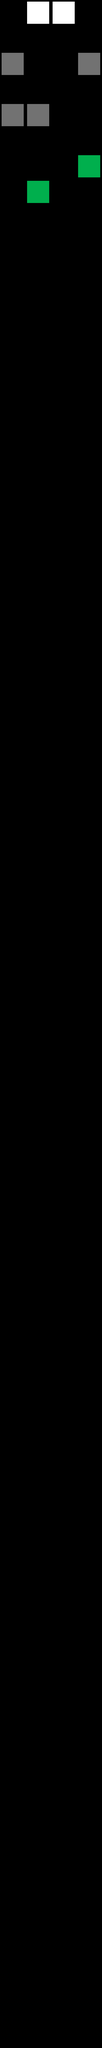

A 2D game scene composited from a Tiled map and its tileset images. What follows is a short description and the map's XML, with every tile layer's data as written:
An orthogonal 4x80 tile map with 128x128 px tiles, 1 tile layer (Tile Layer 1).

<map version="1.0" orientation="orthogonal" renderorder="right-down" width="4" height="80" tilewidth="128" tileheight="128" nextobjectid="1">
 <tileset firstgid="1" name="BaseTileset" tilewidth="128" tileheight="128" tilecount="64" columns="8">
  <image source="../../Art/BaseTileset.png" width="1024" height="1024" />
 </tileset>
 <layer name="Tile Layer 1" width="4" height="80">
  <data encoding="csv">
0,1,1,0,
0,0,0,0,
2,0,0,2,
0,0,0,0,
2,2,0,0,
0,0,0,0,
0,0,0,3,
0,3,0,0,
0,0,0,0,
0,0,0,0,
0,0,0,0,
0,0,0,0,
0,0,0,0,
0,0,0,0,
0,0,0,0,
0,0,0,0,
0,0,0,0,
0,0,0,0,
0,0,0,0,
0,0,0,0,
0,0,0,0,
0,0,0,0,
0,0,0,0,
0,0,0,0,
0,0,0,0,
0,0,0,0,
0,0,0,0,
0,0,0,0,
0,0,0,0,
0,0,0,0,
0,0,0,0,
0,0,0,0,
0,0,0,0,
0,0,0,0,
0,0,0,0,
0,0,0,0,
0,0,0,0,
0,0,0,0,
0,0,0,0,
0,0,0,0,
0,0,0,0,
0,0,0,0,
0,0,0,0,
0,0,0,0,
0,0,0,0,
0,0,0,0,
0,0,0,0,
0,0,0,0,
0,0,0,0,
0,0,0,0,
0,0,0,0,
0,0,0,0,
0,0,0,0,
0,0,0,0,
0,0,0,0,
0,0,0,0,
0,0,0,0,
0,0,0,0,
0,0,0,0,
0,0,0,0,
0,0,0,0,
0,0,0,0,
0,0,0,0,
0,0,0,0,
0,0,0,0,
0,0,0,0,
0,0,0,0,
0,0,0,0,
0,0,0,0,
0,0,0,0,
0,0,0,0,
0,0,0,0,
0,0,0,0,
0,0,0,0,
0,0,0,0,
0,0,0,0,
0,0,0,0,
0,0,0,0,
0,0,0,0,
0,0,0,0
</data>
 </layer>
</map>
